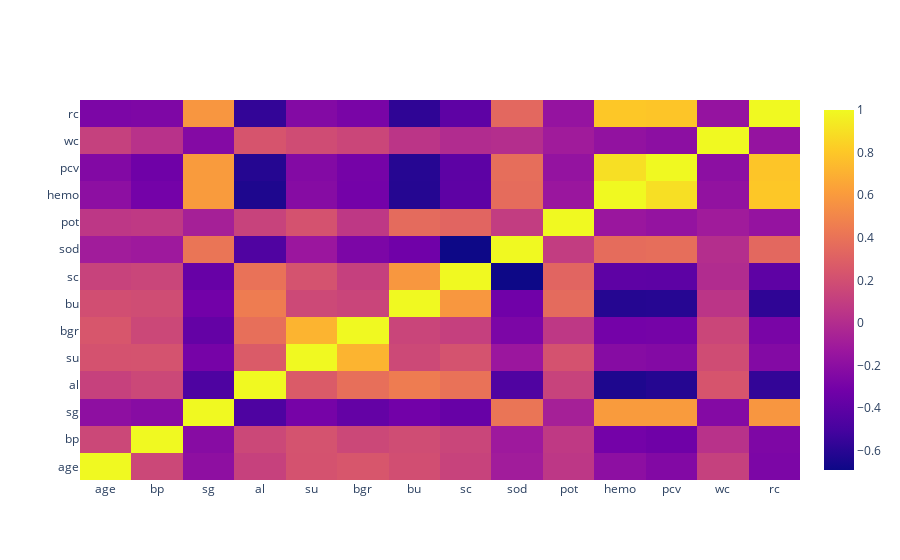

Notebook code cell kept with this figure:
### Code cell
import plotly.graph_objects as go

data_corr = df.corr(numeric_only = True)
fig = go.Figure(data = go.Heatmap(z = data_corr.values, x = data_corr.columns, y = data_corr.index))
fig.show()

### Figure 1 — Plotly figure (JSON) as saved in the notebook; plotly's stock layout.template omitted (floating-point values rounded to 4 significant figures; data arrays with more than 128 entries replaced by an {"elided": "..."} marker saying what was removed)
{"data": [{"type": "heatmap", "x": ["age", "bp", "sg", "al", "su", "bgr", "bu", "sc", "sod", "pot", "hemo", "pcv", "wc", "rc"], "y": ["age", "bp", "sg", "al", "su", "bgr", "bu", "sc", "sod", "pot", "hemo", "pcv", "wc", "rc"], "z": {"elided": "14x14 float values"}}], "layout": {}}
